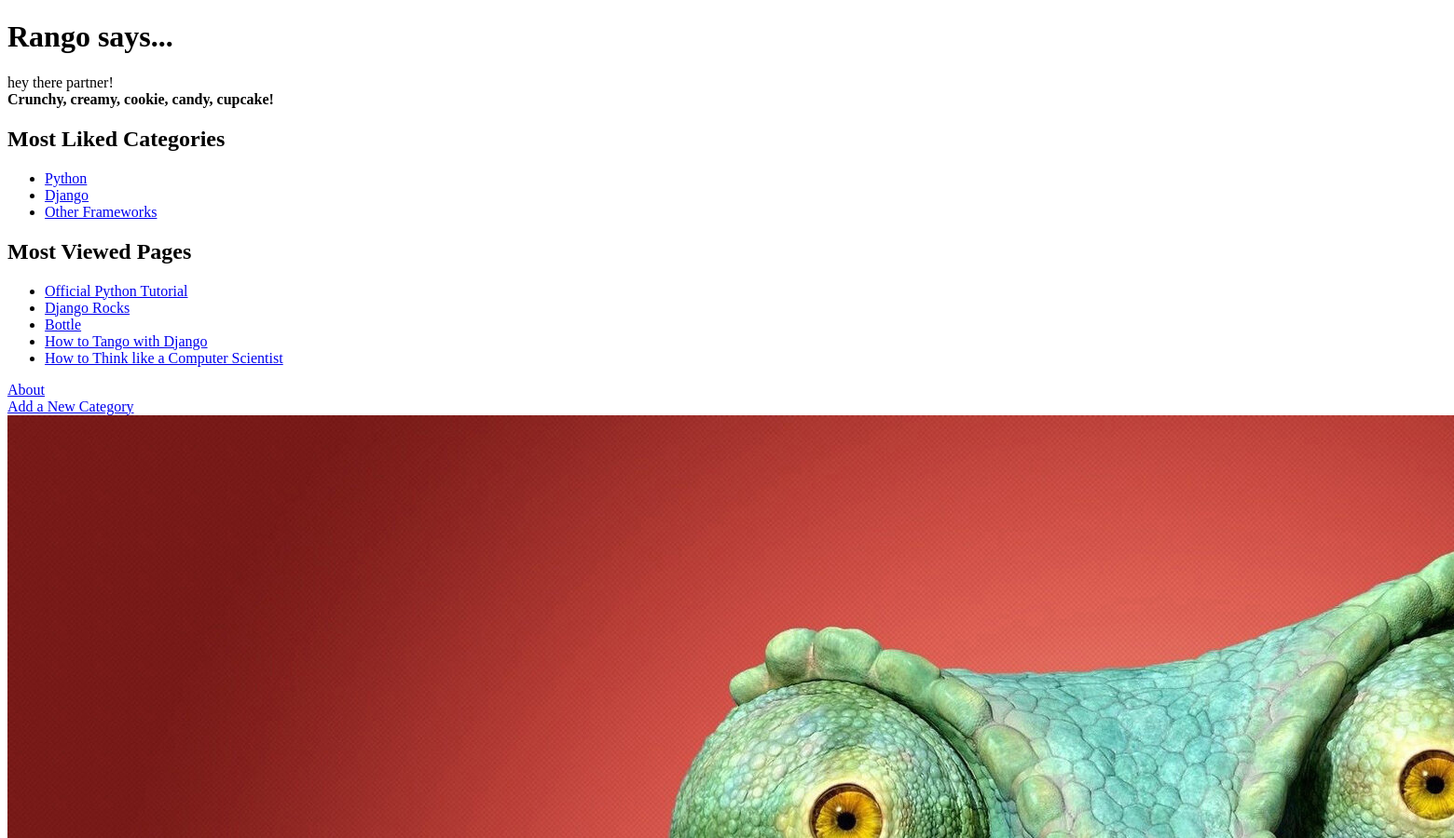
Before: / (upper part) with the older database file.
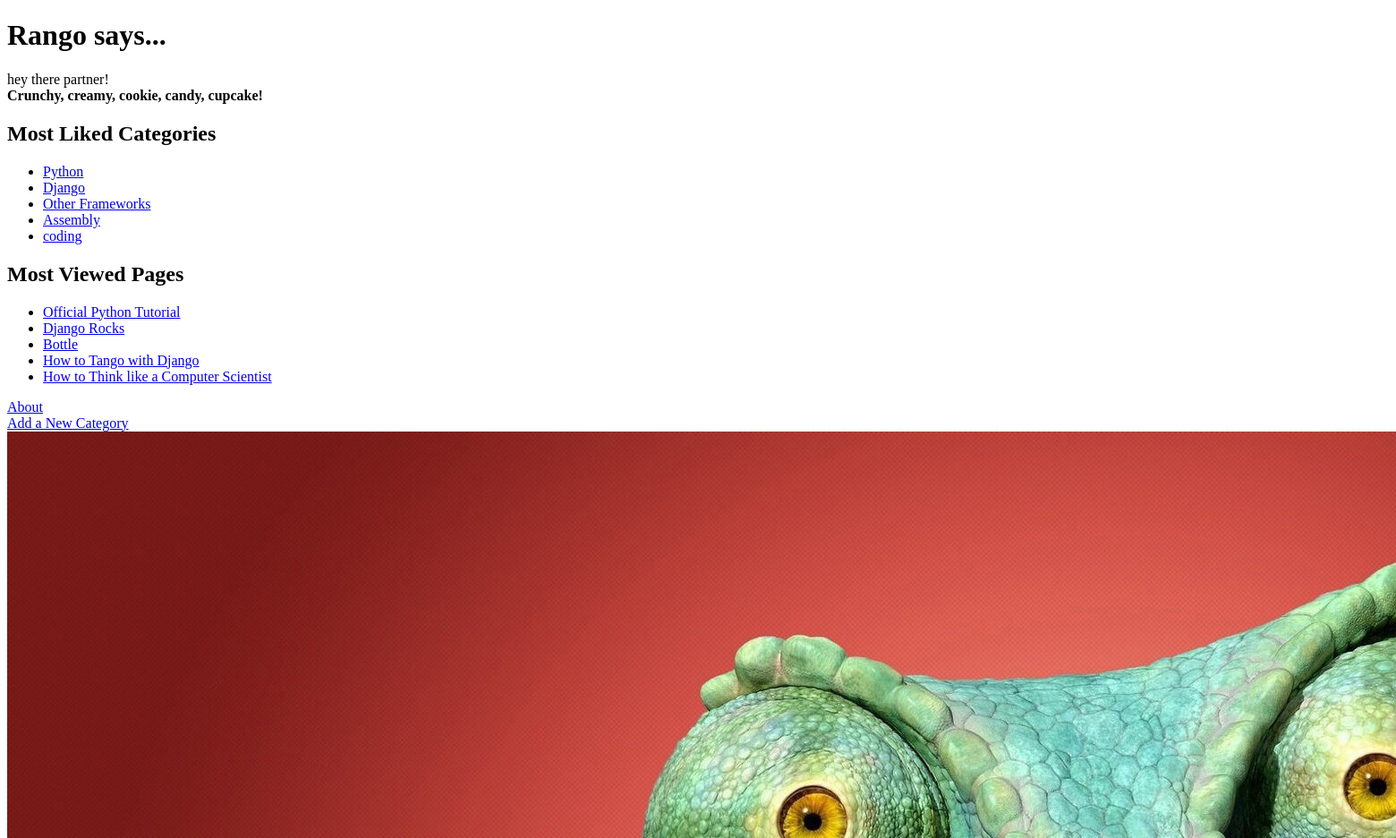
After: the same page with the newer database file.
### rango/models.py (models this page shows, shortened)
class Category(models.Model):
    name = models.CharField(max_length=128,unique=True)
    views = models.IntegerField(default=0)
    likes = models.IntegerField(default=0)
    slug = models.SlugField(unique=True)
    class Meta:
        verbose_name_plural = 'Categories'

class Page(models.Model):
    category = models.ForeignKey(Category, on_delete=models.CASCADE)
    title = models.CharField(max_length=128)
    url = models.URLField(default="")
    views = models.IntegerField(default=0)

### rango/views.py (the view)
# urls.py: path('', views.index, name = 'index'),
def index(request):
    category_list = Category.objects.order_by('-likes')[:5]
    page_list = Page.objects.order_by("-views")[:5]
    context_dict = {}
    context_dict['boldmessage'] = 'Crunchy, creamy, cookie, candy, cupcake!'
    context_dict['categories'] = category_list
    context_dict['pages'] = page_list
    return render(request, 'rango/index.html', context=context_dict)

### templates/rango/index.html (shortened to what this page needs)
<!DOCTYPE html>
{% load staticfiles %}
    <html>
        <head>
        </head>
        <body>
                <h1>Rango says...</h1>
            <div>
                hey there partner! <br />
                <strong>{{ boldmessage }}</strong><br />
            </div>
            <h2>Most Liked Categories</h2>
            <div>
            {% if categories %}
                <ul>
                {% for category in categories %}
                    <li><a href="/rango/category/{{ category.slug }}/">{{ category.name }}</a></li>
                {% endfor %}
                </ul>
            {% else %}
                <strong>There are no categories present.</strong>
            {% endif %}
            </div>
            <h2>Most Viewed Pages</h2>
            <div>
                {% if pages %}
                    <ul>
                    {% for page in pages %}
                            <li><a href="{{ page.url }}">{{ page.title }}</a></li>
                    {% endfor %}
                    </ul>
                {% else %}
                    <strong>There are no pages present.</strong>
                {% endif %}
                </div>
            <div>
                <a href="/rango/about/">About</a><br />
                <a href="/rango/add_category/">Add a New Category</a><br />
                <img src="{% static 'images/rango.jpg' %}" alt="Picture of Rango" />
            </div>
        </body>
    </html>

Changed rows visible on the page:
added Category: name "Assembly"
added Category: name "coding"
